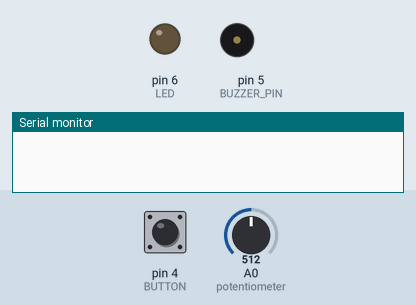
Recording of a sketch running on a simulated Arduino Uno, built with avr-gcc and run on an emulated ATmega328P. On the bench: output pins drawn as LEDs (lit = HIGH), buzzer (waves = sounding), the last lines printed to the serial monitor. The test bench sets the inputs (shaded band); at power-on: A0 (potentiometer) = 512, pin 4 (BUTTON) LOW.

Above: at 1.2 s.
1.3 s: A0 (potentiometer) set to 1006
2.8 s: A0 (potentiometer) set to 1023
At 3.05 s:
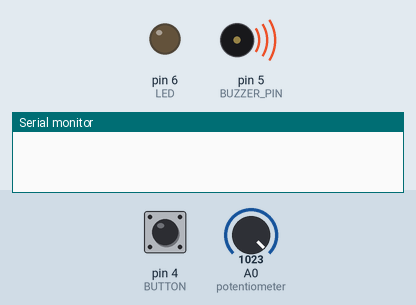
5.8 s: pin 4 (BUTTON) pulled HIGH for 3.2 s
At 7.63 s:
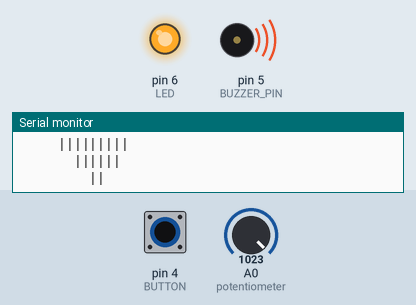
Timing chart, 0 to 16.5 s (numbered marks = the images above; inputs shaded):
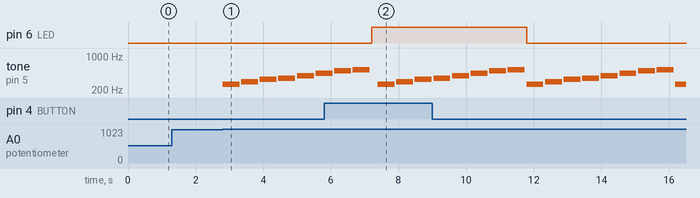

The sketch:

Funciones.ino
```cpp
#define BUTTON 4
#define LED 6
#define SONIDO A2
#define potentiometer A0
#define BUZZER_PIN 5

#define Environment 12
// Duración de cada nota en milisegundos
int noteDuration = 500;
int A, B;
char operacion = ' ';

// Definiciones de las notas musicales
#define NOTE_C4 262
#define NOTE_D4 294
#define NOTE_E4 330
#define NOTE_F4 349
#define NOTE_G4 392
#define NOTE_A4 440
#define NOTE_B4 494
#define NOTE_C5 523

// Melodía a reproducir
int melody[] = {NOTE_C4, NOTE_D4, NOTE_E4, NOTE_F4, NOTE_G4, NOTE_A4, NOTE_B4, NOTE_C5};

unsigned long tiempoAnteriorBuzzer;  // Almacena el tiempo en que se activó el zumbador por última vez.
bool buzzerActivo = false;

int button_state = 0;

int duration = 0;
int i = 1;

void setup() {

  Serial.begin(9600);

  pinMode(BUTTON, INPUT);
  pinMode(LED, OUTPUT);
  pinMode(potentiometer, INPUT); //Sets the pinmode to input

}

void loop() {
  grabadora();
  musica();


}

void grabadora(){
  button_state = digitalRead(BUTTON);

  if(button_state == HIGH){
    digitalWrite(LED, HIGH);
    int soundValue = 0; //create variable to store many different readings
    soundValue >>= 5; //bitshift operation   for (int i = 0; i < 32; i++) //create a for loop to read
  { soundValue += analogRead(SONIDO);  } //read the sound sensor
    Serial.println(soundValue); //print the value of sound sensor
      Serial.println("         ||        ");
      Serial.println("       ||||||      ");
      Serial.println("     |||||||||     ");
      Serial.println("   |||||||||||||   ");
      Serial.println(" ||||||||||||||||| ");
      Serial.println("   |||||||||||||   ");
      Serial.println("     |||||||||     ");
      Serial.println("       ||||||      ");
      Serial.println("         ||        ");
    delay(50);

  }else{
      digitalWrite(LED, LOW);

  }
}

void musica(){
    int sensor_value = analogRead(potentiometer);
    int value = map(sensor_value, 0, 1023, 0, 100);

    if(value ==100){
      for (int i = 0; i < sizeof(melody) / sizeof(melody[0]); i++) {
      tone(BUZZER_PIN, melody[i], noteDuration);
      delay(noteDuration + 50);  // Pausa entre notas
      noTone(BUZZER_PIN);
    }
      }

    if(value == 0){

    }

}


void operaciones(){

    int sensor_value = analogRead(potentiometer);
    int value = map(sensor_value, 0, 1023, 0, 100);
    if(value ==0){

        Serial.println("Ingrese el número A:");
        A = Serial.parseInt();

        Serial.println("Ingrese el número B:");
        B = Serial.parseInt();

        Serial.println("Ingrese la operación (+):");
        operacion = Serial.read();

    if (operacion == '+') {
        if (A < B) {
            Serial.println(A);
        } else {
            Serial.println(B);
        }
    }
}
}
```

Measured:
- the behaviour switches between 1022 and 1023 on A0 (potentiometer) (found by bisection; images 0 and 1)
- after the input at 1.3 s, every drawn part: stays the same
- after the input at 2.8 s, tone on pin 5 (BUZZER_PIN): plays 262 Hz for 0.50 s, 294 Hz for 0.50 s, 330 Hz for 0.50 s, 349 Hz for 0.50 s, 392 Hz for 0.50 s, 440 Hz for 0.25 s, starting at once
- after the input at 5.8 s, pin 6 (LED): LOW → HIGH after 1.4 s, → LOW 4.6 s later
